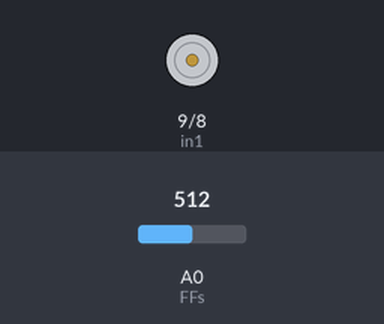
A sketch run on a simulated Arduino Uno, built with avr-gcc and run on an emulated ATmega328P. On the bench: motor-driver pin pairs drawn as motors (green arrow = first pin HIGH = forward, orange = second pin HIGH = backward, longer = more drive, scaled by the enable pin). The test bench sets the inputs (shaded band); at power-on: A0 (FFs) = 512.

Above: at 0.1 s.
At 5.2 s:
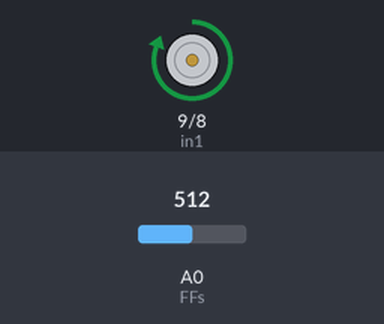
Timing chart, 0 to 6.7 s (numbered marks = the images above):
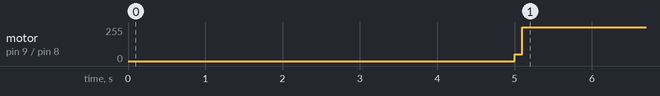

The sketch:

gripper_sensor_PID.ino
```cpp
#include "pid.h"
#include "MegunoLink.h"
int enA = 10;
int in1 = 9;
int in2 = 8;
float cf = 10;
int FFs = A0;
int FFsdata = 0;
float vout;
float Svout;
float Goal;
bool flag = 1;

PID motorspeed(10, 0, 0);

void setup() {
  // put your setup code here, to run once:
  Serial.begin(115200);
  pinMode(FFs, INPUT);
  pinMode(enA, OUTPUT);
  pinMode(in1, OUTPUT);
  pinMode(in2, OUTPUT);

}

void loop() {

  closeG();
  Goal = 1.0;
  delay(5000);

  float Pspeed = 50;
  while (flag) {


    digitalWrite(in1, HIGH);
    digitalWrite(in2, LOW);
    analogWrite(enA, Pspeed);
    TimePlot ffoutput("ffoutput"), goal("goal"), PWM("PWM");
    Svout = 0;
    for (int i = 0; i < 10; i++) {
      FFsdata = analogRead(FFs);
      vout = (FFsdata * 3.3) / 1023.0;
      vout = vout * cf;
      Svout = Svout + vout ;
      delay(10);
    }
    vout = (Svout / 10);

    float output = motorspeed.update(Goal, vout);

    if (abs(Goal - vout) < 0.05) {
      flag = 0;
      Svout = 0;
      for (int i = 0; i < 10; i++) {
        FFsdata = analogRead(FFs);
        vout = (FFsdata * 3.3) / 1023.0;
        vout = vout * cf;
        Svout = Svout + vout ;
        delay(10);
      }
      vout = (Svout / 10);

      ffoutput.SendData("flexiforce output", vout);
      goal.SendData("goal", Goal);
      PWM.SendData("pwm speed", Pspeed);
      digitalWrite(in1, LOW);
      digitalWrite(in2, LOW);
      analogWrite(enA, 0);
      delay(1000);
      openG();
    }
    else {
      Pspeed = Pspeed + output;
      if (Pspeed > 254) {
        Pspeed = 254;
      }
      digitalWrite(in1, HIGH);
      digitalWrite(in2, LOW);
      analogWrite(enA, Pspeed);
      delay(100);
    }

    Svout = 0;
    for (int i = 0; i < 10; i++) {
      FFsdata = analogRead(FFs);
      vout = (FFsdata * 3.3) / 1023.0;
      vout = vout * cf;
      Svout = Svout + vout ;
      delay(10);
    }
    vout = (Svout / 10);

    ffoutput.SendData("flexiforce output", vout);
    goal.SendData("goal", Goal);
    PWM.SendData("pwm speed", Pspeed);
    delay(10);

  }

  //openG();
  while (1) {
    Serial.print("goal matched");
  }
}

void closeG()
{
  FFsdata = analogRead(FFs);
  vout = (FFsdata * 3.3) / 1023.0;
  vout = vout * cf ;

  while (vout < 0.1) {
    FFsdata = analogRead(FFs);
    vout = (FFsdata * 3.3) / 1023.0;
    vout = vout * cf ;
    digitalWrite(in1, HIGH);
    digitalWrite(in2, LOW);
    analogWrite(enA, 50);
    delay(50);
  }
  digitalWrite(in1, LOW);
  digitalWrite(in2, LOW);

}
void openG()
{

  digitalWrite(in1, LOW);
  digitalWrite(in2, HIGH);
  analogWrite(enA, 50);
  delay(300);

  digitalWrite(in1, LOW);
  digitalWrite(in2, LOW);
}
```

pid.h
```cpp
#ifndef _PID_h
#define _PID_h
#include <stdint.h>

/*Here, the definition of the PID class begins. This is indicated by the keyword: "class"
  This is a general description of the data and functions that the class contains.
  To use a class, we must make a specific instance of the class by declaring it into the same way we declare a variable.
  For example, to create a version of the PID class, in our main file we might write:

  PID LeftWheelPID;
  PID RightWheelPID;

  This will create two instances of the PID class; one for the left wheel and one for the right wheel.
  Each class will have a full copy of all the variables and functions defined for that particular class.
*/

class PID
{
    /* Public functions and variables are defined here. A public function / variable can be accessed from outside
       the class.
       For example, once we have made an instance of the PID class, we can call the update function by writing:

       LeftWheelPID.update();

       Note that this will only update the LeftWheelPID - RightWheelPID will not be updated unless we also call
       RightWheelPID.update()
    */
  public:

    PID(float P, float D, float I); // This is the class constructor. It is called whenever we create an instance of the PID class
    void setGains(float P, float D, float I); // This function updates the values of the gains
    void reset(); //This function resets any stored values used by the integral or derative terms
    float update(float demand, float measurement); //This function calculates the PID control signal. It should be called in a loop
    void print_components(); //This function prints the individual components of the control signal and can be used for debugging
    void setMax(float  newMax); //This function sets the maximum output the controller can ask for
    void setDebug(bool state); //This function sets the debug flag;
    void print_response(); // This function prints the ratio of input to output in a way that is nicely interpreted by the Serial plotter
    void set_show_response(bool state); //This functions set the show_response flag

    /* Private functions and variables are defined here. These functions / variables cannot be accessed from outside the class.
       For example, if we try to set the value of Kp in the file "Romi.h", we will get an error (Try it out!)
    */
  private:

    //Control gains
    float Kp; //Proportional
    float Ki; //Integral
    float Kd; //Derivative

    //We can use this to limit the output to a certain value
    float max_output = 100;

    //Output components
    //These are used for debugging purposes
    float Kp_output = 0;
    float Ki_output = 0;
    float Kd_output = 0;
    float total = 0;

    //Values to store
    float last_demand = 0; //For storing the previous input
    float last_measurement = 0; //For storing the last measurement
    float last_error = 0; //For calculating the derivative term
    float integral_error = 0; //For storing the integral of the error
    long last_millis = 0;
    bool debug = false; //This flag controls whether we print the contributions of each component when update is called
    bool show_response = false; // This flag controls whether we print the response of the controller on each update

};

/*
   Class constructor
   This runs whenever we create an instance of the class
*/
PID::PID(float P, float D, float I)
{
  //Store the gains
  setGains(P, D, I);
  //Set last_millis
  last_millis = millis();
}

/*
   This function prints the individual contributions to the total contol signal
   You can call this yourself for debugging purposes, or set the debug flag to true to have it called
   whenever the update function is called.
*/
void PID::print_components()
{
  Serial.print(" Proportional component: ");
  Serial.print(Kp_output);
  Serial.print(" Differential component: ");
  Serial.print(Kd_output);
  Serial.print(" Integral component: ");
  Serial.print(Ki_output);
  Serial.print(" Total: ");
  Serial.println(total);
}

/*
   This function sets the gains of the PID controller
*/
void PID::setGains(float P, float D, float I)
{
  Kp = P;
  Kd = D;
  Ki = I;
}

/*
   This is the update function.
   This function should be called repeatedly.
   It takes a measurement of a particular variable (ex. Position, speed, heading) and a desired value for that quantity as input
   It returns an output; this can be sent directly to the motors,
   combined with other control outputs
   or sent as input to another controller
*/
float PID::update(float demand, float measurement)
{
  //Calculate how much time (in milliseconds) has passed since the last update call
  long time_now = millis();
  int time_delta = time_now - last_millis;
  last_millis = time_now;

  /*
     ================================
     Your implementation of a PID controller should go here
     ================================
  */

  //This represents the error term
  float error = demand - measurement;
  //This represents the error derivative
  float error_delta = (error - last_error) / time_delta;

  //Update storage
  last_demand = demand;
  last_measurement = measurement;
  integral_error += (error * time_delta);

  /*
     ===========================
     Code below this point should not need to be changed
  */

  //Calculate components
  Kp_output = Kp * error;
  Kd_output = Kd * error_delta;
  Ki_output = Ki * integral_error;

  //Add the three components to get the total output
  total = Kp_output + Kd_output; // changed
  //Make sure we don't exceed the maximum output
  if (total > max_output)
  {
    total = max_output;
  }

  if (total < -max_output)
  {
    total = -max_output;
  }

  //Print debugging information if required
  if (debug)
  {
    Serial.print("Error: ");
    Serial.print(error);
    Serial.print(" Error Delta:");
    Serial.print(error_delta);
    Serial.print(" Error Integral:");
    Serial.print(integral_error);
    print_components();
  }

  //Print response if required
  if (show_response)
  {
    print_response();
  }

  return total;
}

void PID::setMax(float newMax)
{
  if (newMax > 0)
  {
    max_output = newMax;
  }
  else
  {
    Serial.println("Max output must be positive");
  }
}

void PID::setDebug(bool state)
{
  debug = state;
}

void PID::reset()
{

  last_error = 0;
  integral_error = 0;
  last_millis = millis();

}

//This function prints measurement / demand - Good for visualiser the response on the Serial plotter
void PID::print_response()
{
  float response = last_measurement / last_demand;
  Serial.println(response);
}

void PID::set_show_response(bool state)
{
  show_response = state;
}


#endif
```

Measured:
- by itself, motor on pin 9 (in1) / pin 8 (in2): stopped → forward 50/255 at 5.0 s, → forward 255/255 0.10 s later
